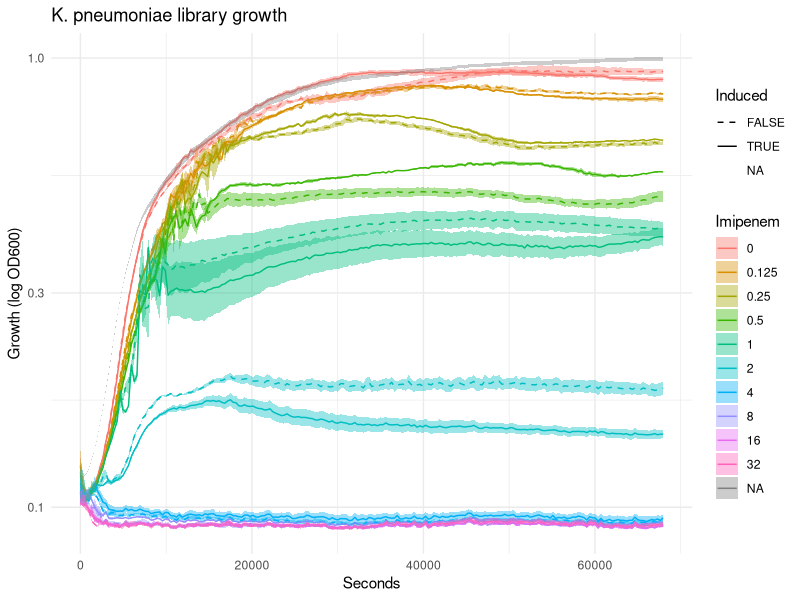
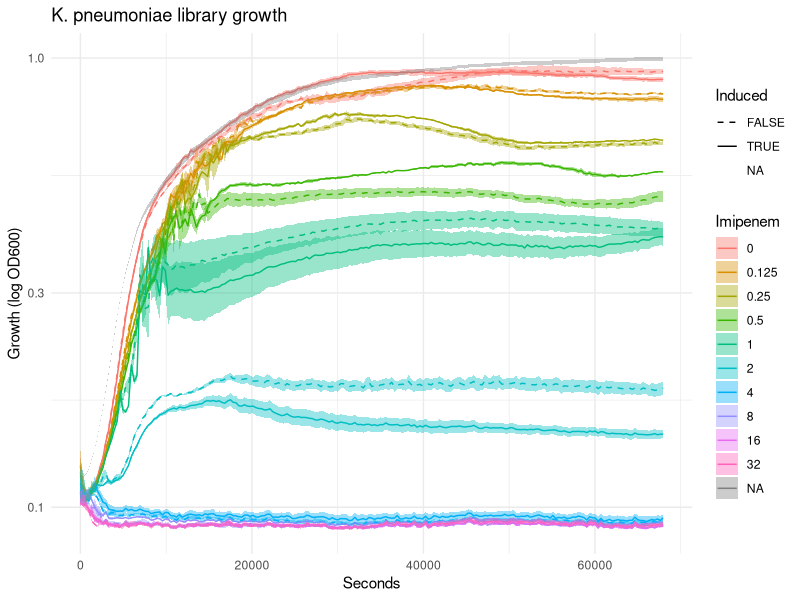
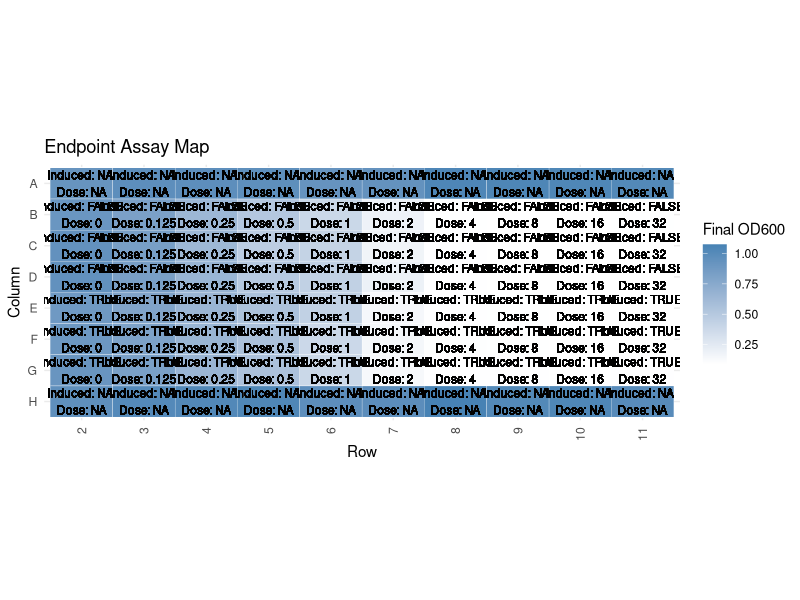

Write R code to recreate these figures, in order.
library(tidyverse)
library(data.table)
library(pheatmap)

# Read the data
data <- fread("Sequencing/IMI_Kpneumoniae/growth-data.tsv", header = TRUE)

# Set the column names to the first row of the data
setnames(data, as.character(unlist(data[1, ])))

# Remove the first row (now that it's been used for column names)
data <- data[-1, ]

# Rename the 'Time [s]' column to 'Well'
setnames(data, old = "Time [s]", new = "Well")

# Filter rows where 'Well' matches the pattern [A-z][0-9]{1,2}
data <- data[grep("[A-z][0-9]{1,2}", data$Well)]

# Reshape the data from wide to long format
data <- melt(data, id.vars = "Well", variable.name = "Seconds", value.name = "OD600", na.rm = TRUE)

# Split Well into Row and Column
data[, c("Row", "Column") := tstrsplit(Well, "(?<=^[A-Z])", perl = TRUE)]

# Convert Column to numeric
data[, Column := as.numeric(Column)]

# Define which wells are induced and which are not
data[Row %in% c("B", "C", "D"), Induced := FALSE]
data[Row %in% c("E", "F", "G"), Induced := TRUE]

message("Plate layout for CRISPRi induction")
data %>%
  select(Row, Column, Induced) %>%
  unique() %>%
  dcast(Row ~ Column, value.var = "Induced") %>%
  print()

# Function to set the doses for the dilution series going across the COLUMNS
column_dilution_series <- function(data, min_dose, max_dose, min_col, max_col, zero_col) {
  # Determine the direction of the dilution series
  direction <- ifelse(max_col > min_col, -1, 1)

  # Generate a sequence from 1 to the absolute difference between max_col and min_col
  cols <- seq(from = 1, to = abs(max_col - min_col) + 1)

  # Add or subtract the sequence from max_col depending on the direction of the dilution series
  cols <- max_col + direction * (cols - 1)

  # Set Imipenem for Columns from max_col to min_col, based on the dilution series
  lapply(cols, function(col) {
    data[Column == as.character(col), Imipenem := max_dose / 2^(abs(max_col - col))]
  })

  # Set the specified column to zero
  data[Column == as.character(zero_col), Imipenem := 0]

  # Check if the doses are aligned with the columns
  if (
    any(data[Column == as.character(min_col), Imipenem] != min_dose) ||
      any(data[Column == as.character(max_col), Imipenem] != max_dose) ||
      any(data[Column == as.character(zero_col), Imipenem] != 0)
  ) {
    stop("Error: The doses are not aligned with the columns.")
  }

  return(data)
}

# Call the function with explicit parameters
data <- column_dilution_series(
  data = data,
  min_dose = 0.125, min_col = 3,
  max_dose = 32, max_col = 11,
  zero_col = 2
)

message("Plate layout for drug dilution")
data %>%
  select(Row, Column, Imipenem) %>%
  unique() %>%
  dcast(Row ~ Column, value.var = "Imipenem") %>%
  print()

# Remove wells without cells
# data <- data[!is.na(Imipenem) & !is.na(Induced)]


# Remove 's' from Seconds and convert to numeric
data[, Seconds := as.numeric(gsub("s", "", Seconds))]


data[Row %in% c("A", "H"), Imipenem := NA_integer_]
data[Row %in% c("A", "H"), Imipenem := NA]

data <- data[!Column %in% c(1,12)]


# data <- data[
#   Imipenem %in% c(0, 0.5, 1) & !(is.na(Induced)),
#   followup := "Moved to Second Competition"
# ]

# data <- data[is.na(followup), followup := "96-well Plate Only"] 


find_ncol <- function(n) {
  sqrt_n <- floor(sqrt(n))
  for (i in sqrt_n:2) {
    if (n %% i == 0) {
      return(i)
    }
  }
  return(sqrt_n)
}

# Number of levels in Imipenem
n_levels <- length(data$Imipenem %>% unique())

# Find the best number of columns
ncol <- find_ncol(n_levels)

# Create the plot
growth_curve_plot <- ggplot(
  data,
  aes(
    x = Seconds, y = OD600,
    group = interaction(Imipenem, Induced)
  )
) +
  scale_y_log10() +
  stat_summary(fun = mean, geom = "line", aes(color = factor(Imipenem), linetype = factor(Induced))) +
  stat_summary(fun.data = mean_se, geom = "ribbon", aes(fill = factor(Imipenem)), alpha = 0.4) +
  labs(title = "K. pneumoniae library growth", 
    x = "Seconds",
    y = "Growth (log OD600)",
    color = "Imipenem",
    linetype = "Induced", fill = "Imipenem"
  ) +
  scale_linetype_manual(values = c("FALSE" = "dashed", "TRUE" = "solid")) +
  scale_color_discrete(guide = guide_legend(row = ncol)) +
  # facet_wrap(followup ~ .) +
  theme_minimal()

print(growth_curve_plot)

endpoint <- data %>%
  filter(Seconds == max(Seconds)) %>%
  dcast(Row ~ Column, value.var = "OD600")

endpoint_mat <- as.matrix(endpoint[, -1])

rownames(endpoint_mat) <- endpoint$Row

# draw matrix in ggplot with dose and induction in the boxes
library(ggplot2)


print(growth_curve_plot)


endpoint <- data %>%
  filter(Seconds == max(Seconds)) %>%
  dcast(Row ~ Column, value.var = "OD600")

endpoint_mat <- as.matrix(endpoint[, -1])

rownames(endpoint_mat) <- endpoint$Row

# draw matrix in ggplot with dose and induction in the boxes
library(ggplot2)



ggplot(data, aes(y = factor(Row, levels = rev(levels(factor(Row)))), x = factor(Column), fill = OD600)) +
  geom_tile(color = "white") +
  geom_text(aes(label = paste("Induced:", Induced, "\nDose:", Imipenem)), size = 3) +
  scale_fill_gradient(low = "white", high = "steelblue") +
  labs(title = "Endpoint Assay Map", x = "Row", y = "Column", fill = "Final OD600") +
  theme_minimal() +
  coord_fixed(ratio = 0.5) +
  theme(axis.text.x = element_text(angle = 90, vjust = 0.5, hjust = 1))
